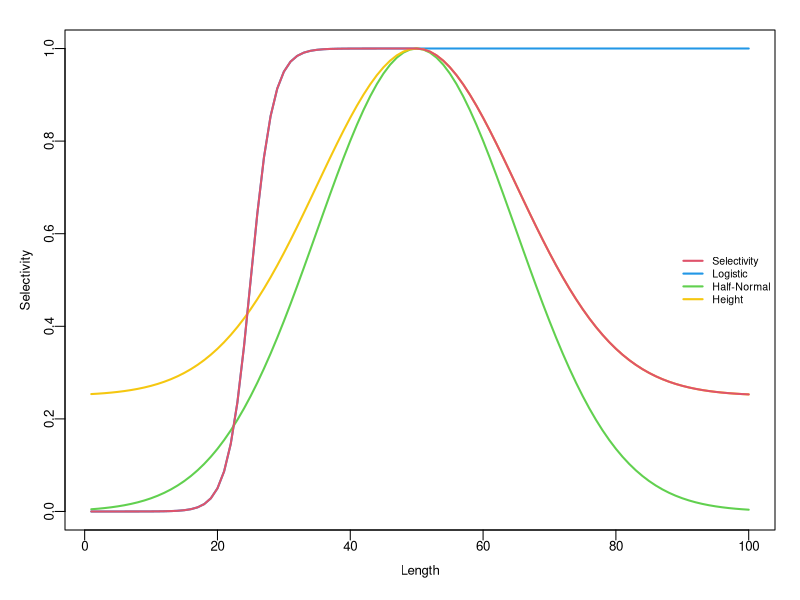
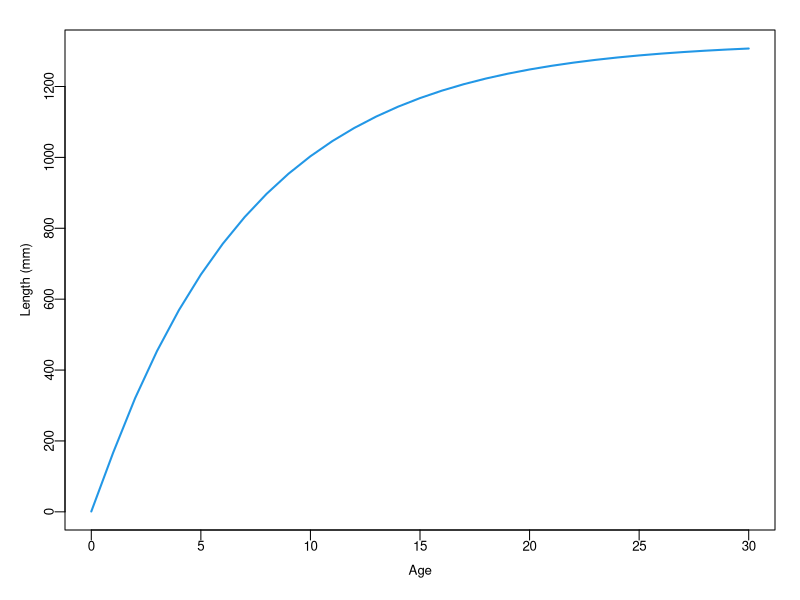
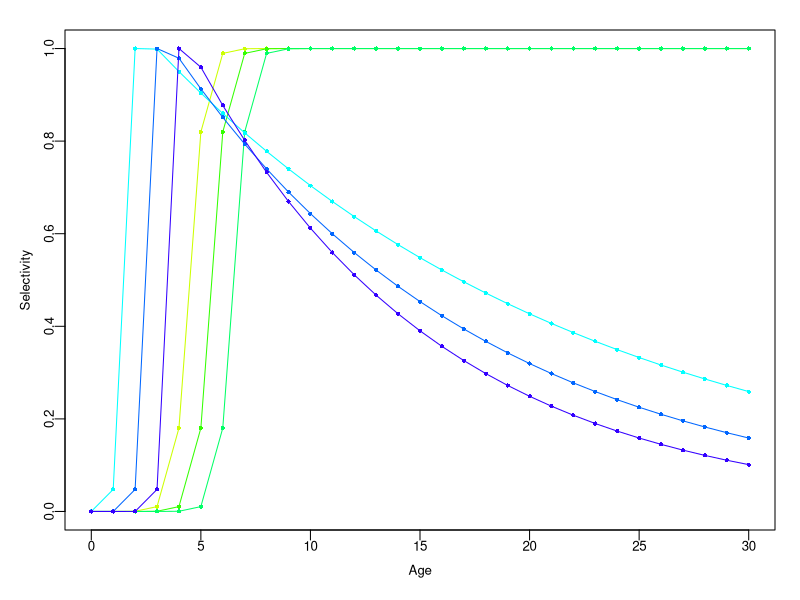
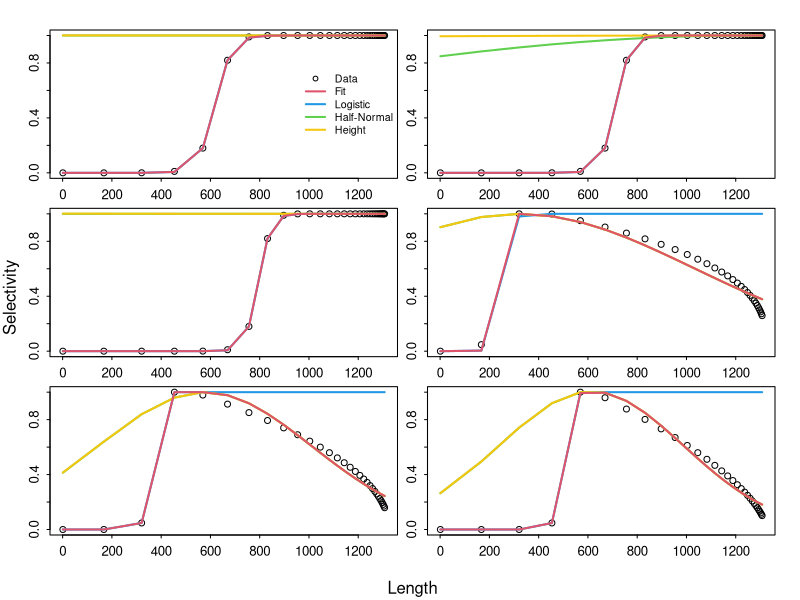

Reproduce these figures in R, in order.
## ---- chunk 1
#--------------------------------------
# JABBA-Selex function
#--------------------------------------

jabba.selex <- function(pars,dat){
  L = dat[,1]
  sel = dat[,2]/max(dat[,2])
  SL50	= pars[1]
  SL95	=  pars[2]
  SL.desc =  pars[3] 	
  CV.desc	=  pars[4]
  min.desc = 	 pars[5]
  psel_a = 1/(1+exp(-log(19)*(L-SL50)/(SL95-SL50)))
  psel_b = dnorm(L,SL.desc,CV.desc*SL.desc)/max(dnorm(L,SL.desc,CV.desc*SL.desc))
  psel_c = 1+(min.desc-1)*(psel_b-1)/-1
  psel = ifelse(L<SL.desc,psel_a,psel_c)
  resids = sel-psel
  return(list(ll=sum(resids^2),results=data.frame(L=L,obs=sel,fit=psel,logis=psel_a,halfnorm=psel_b,height=psel_c)))
}
# Likelihood
jsel.ll = function(pars,dat){
  jabba.selex(pars,dat)$ll
} 

## ---- chunk 2

L_f = 1:100
selpars = c(25,30,50,0.3,0.25) 

sel_a_f = 1/(1+exp(-log(19)*(L_f-selpars[1])/(selpars[2]-selpars[1])))
  sel_b_f = dnorm(L_f,selpars[3],selpars[3]*selpars[4])/max(dnorm(L_f,selpars[3],selpars[3]*selpars[4]))
  sel_c_f = 1+(selpars[5]-1)*(sel_b_f-1)/(-1)
  sel_f = as.numeric(ifelse(rep(selpars[3],length(L_f))>=L_f,sel_a_f,sel_c_f))
par(mfrow=c(1,1),mai=c(0.5,0.45,0,.15),omi = c(0.1,0.1,0.2,0) + 0.1,mgp=c(2,0.5,0), tck = -0.02,cex=0.8)

plot(L_f,sel_f,xlab="Length",ylab="Selectivity",type="n")
legend("right",c("Selectivity","Logistic","Half-Normal","Height"),pch=c(rep(-1,4)),lwd=c(rep(2,4)),col=c(2,4,3,7),cex=0.8,bty="n")
lines(L_f,sel_a_f,lwd=2,col=4)
lines(L_f,sel_b_f,lwd=2,col=3)
lines(L_f,sel_c_f,lwd=2,col=7)
lines(L_f,sel_f,lwd=2,col=2)
## ---- chunk 3
#------------------------------------------------------------------------
# Piece-Wise Selectivity Function (Punt & Japp 1994)
selfun <- function(age,a50,delta,lamda){
  logistic = 1/(1+exp(-(age-a50)/delta))  
  dome = exp(-lamda*(age-a50))*logistic 
  return(ifelse(age<a50,(logistic),(dome)/max(dome))) # selectivity-at-age
}
#------------------------------------------------------------------------
## ---- chunk 4

#Growth paramters
Linf <- 1326
kappa <- 0.142
t0 <-  0.05
age = 0:30
L_a = Linf*(1-exp(-kappa*(age-t0))) # Vector of expected lengths-at-age
L_a[1] = 1 # must be non-negative to include Age-0
# Plot
par(mfrow=c(1,1),mai=c(0.5,0.45,0,.15),omi = c(0.1,0.1,0.2,0) + 0.1,mgp=c(2,0.5,0), tck = -0.02,cex=0.8)
plot(age,L_a,ylab="Length (mm)",xlab="Age",type="l",lwd=2,col=4)

## ---- chunk 5
# First 3 are logistic functions (lamda = 0) and second 3 dome-shaped
a50 = c(4.5,5.5,6.5,1.5,2.5,3.5)
delta = c(0.33,0.33,0.33,0.167,0.167,0.167)
lamda = c(0,0,0,0.05,0.07,0.09)
## ---- chunk 6
selex.dat = data.frame(L_a) # Create data.frame with L_a
nSel = length(a50) # number of selectivity functions
for(i in 1:nSel){ 
Sel = selfun(age,a50[i],delta[i],lamda[i]) 
selex.dat = data.frame(selex.dat,Sel)
}
# Rename Colums
colnames(selex.dat) = c("L_a",paste0("Sel",1:nSel))
## ---- chunk 7
cols= rainbow(10) 
plot(0,0,ylim=c(0,1),xlim=range(age),ylab="Selectivity",xlab="Age",type="h")
for(i in 1:nSel){ 
  lines(age,selfun(age,a50[i],delta[i],lamda[i]),col=cols[2+i])
  points(age,selfun(age,a50[i],delta[i],lamda[i]),pch=16,col=cols[2+i],cex=0.7)
}
## ---- chunk 8

L_a = selex.dat$L_a
Sel = selex.dat$Sel5 # Choose dome-shaped selectivity

# check maxima 
peak = which(max(selex.dat[,i+1])==selex.dat[,i+1])
# get inits of jabba.selex parameters
pars = c(SL50	= selex.dat[peak[1],1]*0.8,SL95=selex.dat[peak[1],1]*0.95,SL.desc=selex.dat[max(peak),1],CV.desc=0.2,min.desc=0.001)
# Show initial values
pars
## ---- chunk 9
# Fit with optim()
jsel.est = optim(pars, fn = jsel.ll,method="L-BFGS-B",lower=10^-3,upper=max(selex.dat$L_a*1.1), dat = data.frame(L_a,Sel), hessian = TRUE)
# Show estimates
jsel.est$par
## ---- chunk 10

selex.pars = NULL # Save selex parameters

# convert ss2jabba.selex
for(i in 1:nSel){
  
# check maxima
peak = which(max(selex.dat[,i+1])==selex.dat[,i+1])
# get inits of jabba.selex parameters
pars = c(SL50	= selex.dat[peak[1],1]*0.8,SL95=selex.dat[peak[1],1]*0.95,SL.desc=selex.dat[max(peak),1],CV.desc=0.2,min.desc=0.001)
# Minimize
jsel.est = optim(pars, fn = jsel.ll,method="L-BFGS-B",lower=10^-3,upper=max(selex.dat$L_a*1.1), dat = selex.dat[,c(1,i+1)], hessian = TRUE)
#Results
jsel.out = jabba.selex(jsel.est$par,dat=selex.dat[,c(1,i+1)])$results 
# Add selex parameters
selex.pars = cbind(selex.pars,round(jsel.est$par,4))
  
  
# Plot
if(i==1){
Par = list(mfrow=c(round(nSel/2+0.01,0),ifelse(nSel==1,1,2)),mai=c(0.3,0.15,0,.15),omi = c(0.25,0.25,0.2,0) + 0.1,mgp=c(2,0.5,0), tck = -0.02,cex=0.8)
par(Par)
  }
plot(jsel.out$L ,jsel.out$obs,type="p",pch=1,ylab="Selectivity",xlab="Length")
  lines(jsel.out$L,jsel.out$logis,lwd=2,col=4)
  if(jsel.est$par[3]<0.98*max(jsel.out$L))lines(jsel.out$L,jsel.out$halfnorm,lwd=2,col=3)
  if(jsel.est$par[3]<0.98*max(jsel.out$L)) lines(jsel.out$L,jsel.out$height,lwd=2,col=7)
  lines(jsel.out$L,jsel.out$fit,lwd=2,col=2)
  if(i==1)legend("right",c("Data","Fit","Logistic","Half-Normal","Height"),pch=c(1,rep(-1,4)),lwd=c(-1,rep(2,4)),col=c(1,2,4,3,7),cex=0.8,bty="n")
  if(i == nSel){
    mtext(paste("Length"), side=1, outer=TRUE, at=0.5,line=1,cex=1)
    mtext(paste("Selectivity"), side=2, outer=TRUE, at=0.5,line=1,cex=1)
    
  }
  
} # End of selectivity loop

## ---- chunk 11
  colnames(selex.pars) = paste0("S",1:nSel)
  write.csv(selex.pars,"SELEX_KKLP.csv",row.names = F)

  selex.pars
